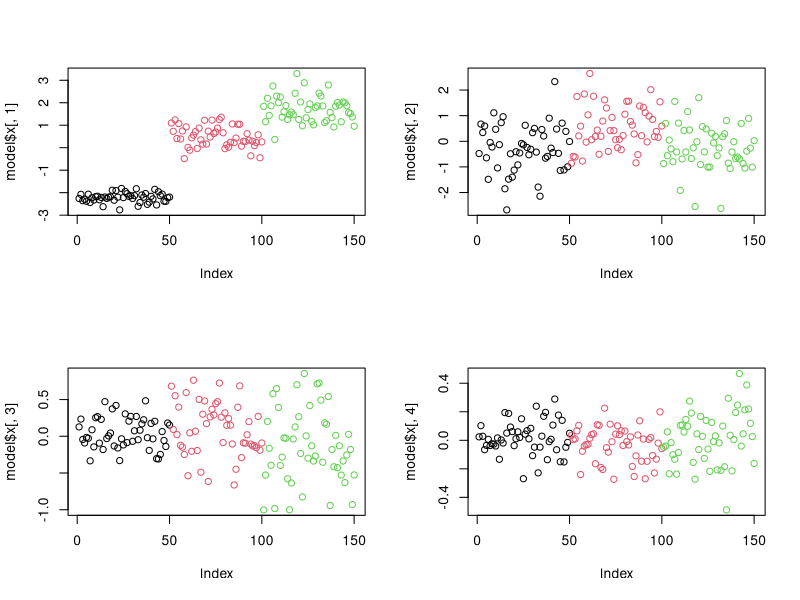
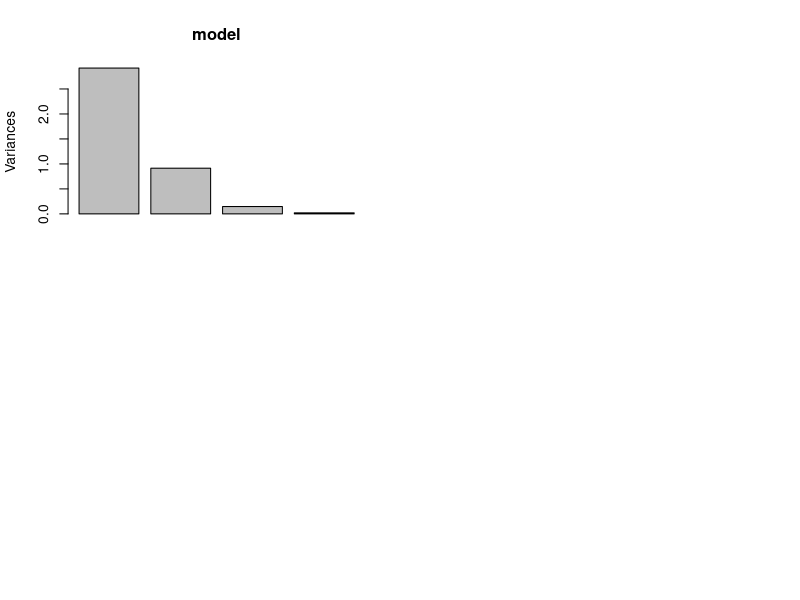

These figures' R source, in order:
library(TH.data)
library(caret)
data("GlaucomaM", package = "TH.data")
trainData <- GlaucomaM
#View(trainData)
dim(trainData)
head(trainData)
str(trainData)
set.seed(100)
options(warn = -1)

subsets <- c(1:5, 10, 15, 18)

ctrl <- rfeControl(functions = rfFuncs,
                      method = "repeatedcv",
                      repeats = 5,
                      verbose = FALSE)

lmProfile <- rfe(x = trainData[, c(1:3, 5:13)], y=trainData$Class,
                    sizes = subsets,
                    rfeControl = ctrl)

lmProfile

input<-iris
names(input)
str(input)

model = prcomp(input[,1:4], scale=TRUE)
model$sdev
model$rotation
model$center
model$scale

par(mfrow=c(2,2))
plot(model$x[,1], col=input[,5])
plot(model$x[,2], col=input[,5])
plot(model$x[,3], col=input[,5])
plot(model$x[,4], col=input[,5])

model$sdev^2 / sum(model$sdev^2)
plot(model)

## PCA without &#39;prcomp&#39;
## Normalize the input feature.
input$sepal_len1 = (input$Sepal.Length - mean(input$Sepal.Length) )/sd(input$Sepal.Length)
input$sepal_wid1 = (input$Sepal.Width - mean(input$Sepal.Width))/sd(input$Sepal.Width)
input$petal_len1 = (input$Petal.Length - mean(input$Petal.Length))/sd(input$Petal.Length)
input$petal_wid1 = (input$Petal.Width - mean(input$Petal.Width))/sd(input$Petal.Width)

##Get the covarience matrix and eigen vector.
matrix_form = matrix(c(input$sepal_len1, input$sepal_wid1, input$petal_len1, input$petal_wid1),
                     ncol=4)
m = cov(matrix_form)
eigenV = eigen(m)
eigenV$vectors
